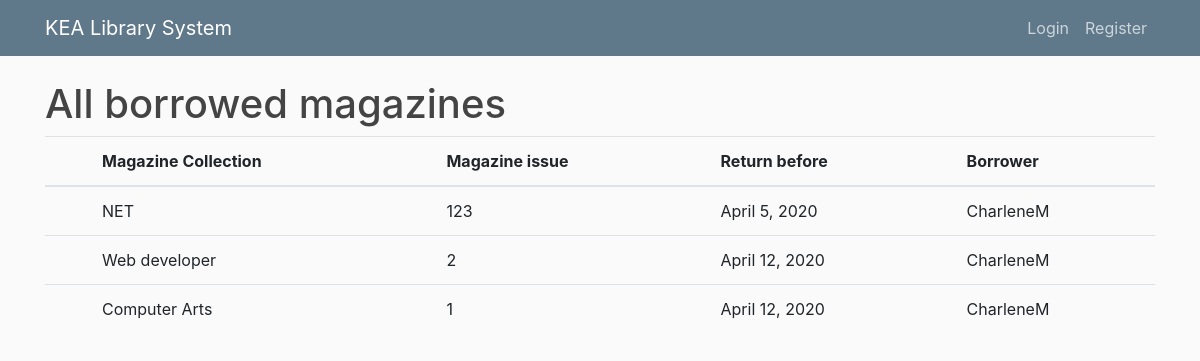
Page /magazinelist/ on the committed database.
### catalog_app/models.py (models this page shows, shortened)
class Magazine(models.Model):
    collection = models.ForeignKey('Collection', on_delete=models.SET_NULL, null=True)
    magazine_image = models.ImageField(default='default.jpg', upload_to='magazine_pics')
    issue = models.CharField(max_length=200)
    issue_date = models.DateField(null=True, blank=True)
    borrowed = models.BooleanField(default=False)
    borrowed_date = models.DateField(null=True, blank=True)
    due_back = models.DateField(null=True, blank=True)
    borrower = models.ForeignKey(User, on_delete=models.SET_NULL, null=True, blank=True)

class Collection(models.Model):
    magazine_name = models.CharField(max_length=100)
    def __str__(self):
        return f"{self.magazine_name}"

### catalog_app/views.py (the view)
# urls.py: path('magazinelist/', MagazineListView.as_view(), name='magazinelist'),
class MagazineListView(ListView):
    model = Magazine
    template_name = 'catalog_app/magazinelist.html'
    context_object_name = 'magazines'
    queryset = Magazine.objects.filter(borrowed = True)
    ordering = ['due_back']

### catalog_app/templates/catalog_app/magazinelist.html
{% extends "catalog_app/base.html" %}
{% block content %}
    <h1>All borrowed magazines</h1>
    <table class="table table-hover">
      <thead>
        <tr>
          <th scope="col"></th>
          <th scope="col">Magazine Collection</th>
          <th scope="col">Magazine issue</th>
          <th scope="col">Return before</th>
          <th scope="col">Borrower</th>
        </tr>
      </thead>
      <tbody>
      {% for magazine in magazines %}
      <tr>
      <th scope="row"></th>
      <td>{{magazine.collection}}</td>
      <td>{{magazine.issue}}</td>
      <td>{{ magazine.due_back }}</td>
      <td>{{ magazine.borrower }}</td>
      </tr>
      {% endfor %}
{% endblock %}

### catalog_app/static/css/styles.css (style rules this page uses)
body { background: #fafafa; color: #333333; margin-top: 5rem; }
h1, h2, h3, h4, h5, h6 { color: #444444; }

### rows in the picture
Magazine: collection "NET", issue "123", due_back "April 5, 2020", borrower "CharleneM"
Magazine: collection "Web developer", issue "2", due_back "April 12, 2020", borrower "CharleneM"
Magazine: collection "Computer Arts", issue "1", due_back "April 12, 2020", borrower "CharleneM"
